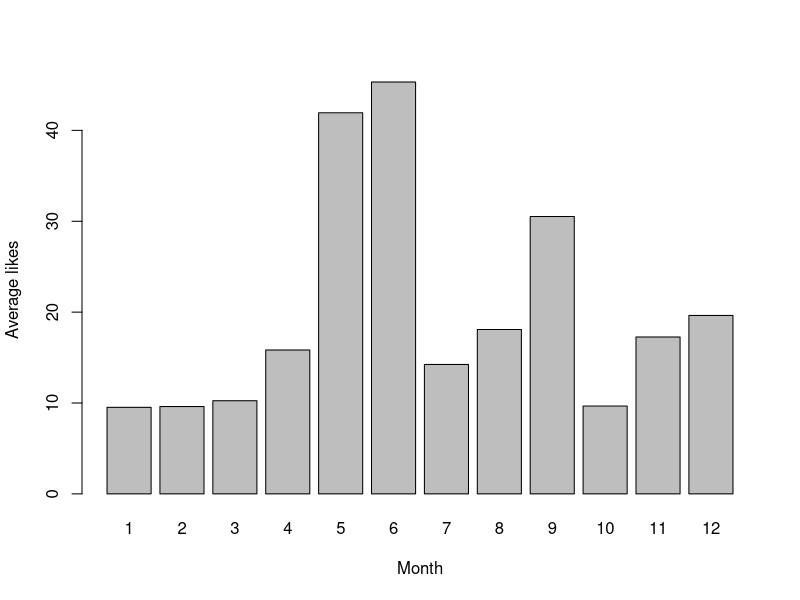
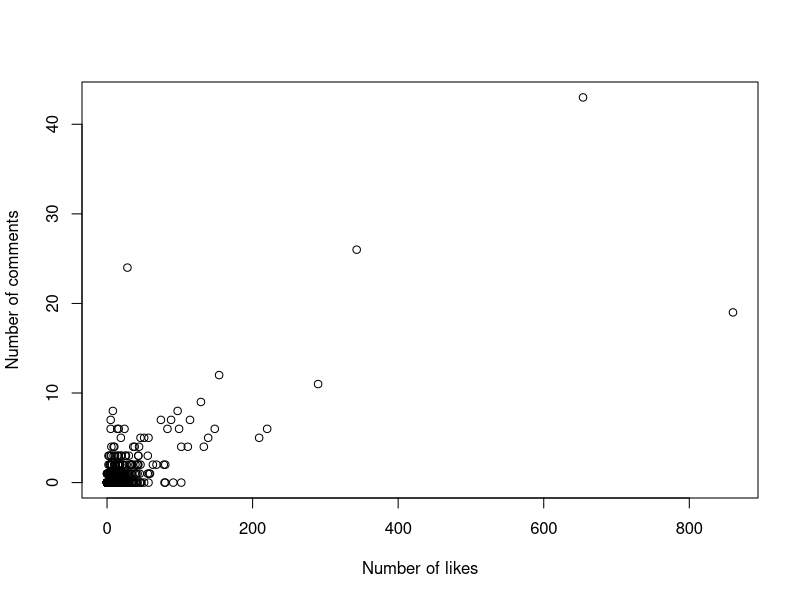
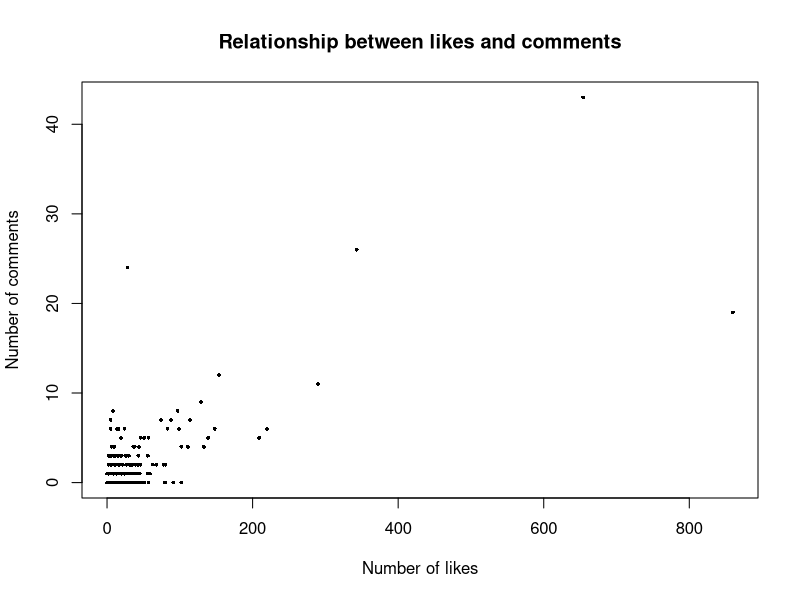

These charts were generated, in order, by the following R code:
################################################################
## Bivariate Analysis
## Author: Pablo Barbera
## Social Media and Political Participation
## Lab 2, January 7th 2015
################################################################

## As usual, before we run anything, we make sure to change the working
## directory to where we have all our code and data stored. In my case, it is:
setwd("~/Dropbox/teaching/social-media-political-participation/code")## But it will different for yours! Click on the wheel on the files tab on
## the bottom right panel; then choose "set as working directory"; and paste
## here in the script what you see on the console

## We will work with the same dataset as before
dataset <- read.csv("lab1_nyu_data.csv", stringsAsFactors=F)
dataset$month <- substr(dataset$created_time, 6, 7)

####################################################
### BIVARIATE ANALYSIS: 2 CATEGORICAL VARIABLES ####
####################################################

## contingency table: relationship between month of the year and type of post
table(dataset$month, dataset$type)

########################################################
### BIVARIATE ANALYSIS: 1 CONTINUOUS, 1 CATEGORICAL ####
########################################################

## average number of likes received by posts published each month
aggregate(dataset$likes_count, 
          by=list(month=dataset$month), 
          FUN=mean)
# note that "aggregate" has 3 options:
# 1) the continuous variable that we want to aggregate
# 2) the categorical variable over which we will aggregate (inside a 'list' function)
# 3) FUN=mean indicates that we want to compute the mean

# For example, imagine that we want to compute the sum (total) number of likes by month
aggregate(dataset$likes_count, 
          by=list(month=dataset$month), 
          FUN=sum)

# what about the maximum?
aggregate(dataset$likes_count, 
          by=list(month=dataset$month), 
          FUN=max)

# now let's see how we can prepare a plot showing the average number of likes per month
# first we use the command aggregate to compute that (see above)
likes_count = aggregate(dataset$likes_count, 
          by=list(month=dataset$month), 
          FUN=mean)
# BUT: note that we know we save it as a new object, which is a data frame in itself
likes_count$x ## this is the name of the variable that contains the count per month

# finally, we can use the barplot command to display
barplot(likes_count$x, names=1:12, xlab="Month", ylab="Average likes")
# Note that we need to specify the "names" (labels on the x-axis) manually

###################################################
### BIVARIATE ANALYSIS: 2 CONTINUOUS VARIABLES ####
###################################################

# do posts that get more likes also receive more comments?
cor(dataset$likes_count, dataset$comments_count)
# a correlation coefficient of +0.76 indicates a positive association 
# (more likes = more comments)

# scatter plot comparing number of likes and number of comments
plot(x=dataset$likes_count, y=dataset$comments_count,
     xlab="Number of likes", ylab="Number of comments")

# we can modify the type of dots to make it look prettier
plot(x=dataset$likes_count, y=dataset$comments_count,
     xlab="Number of likes", ylab="Number of comments",
     pch=16, cex=0.50, main="Relationship between likes and comments")
# pch=16 means we want to use dark circles
# cex=0.50 means we want to make them 50% smaller







